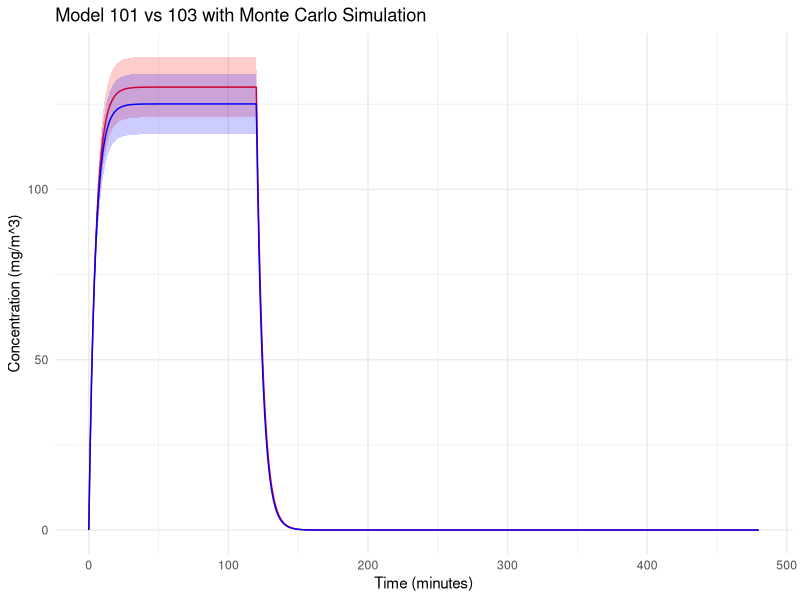

R code for this plot:
# Define Model 100 with the gamma factor
model_100 <- function(G, Q, gamma) {
    C_steady <- gamma * G / Q
    return(C_steady)
}

# Define Model 101
model_101 <- function(G, Q, V, t_g, T) {
    # Create a time vector
    time_vector <- seq(0, T, by = 1)
    
    # Calculate the phase of concentration increase
    C_rise <- sapply(time_vector, function(t) {
        if (t <= t_g) {
            return((G / Q) * (1 - exp((-Q * t) / V )))
        } else {
            return(NA)
        }
    })          
    
    # Concentration at the end of the emission phase as the initial concentration for the decay phase
    C0 <- (G / Q) * (1 - exp(-Q * t_g / V ))
    
    # Calculate the concentration decay phase
    C_decay <- sapply(time_vector, function(t) {
        if (t > t_g) {
            return(C0 * exp(-Q * (t - t_g) / V ))
        } else {
            return(NA)
        }
    })
    
    return(list(time = time_vector, concentration_rise = C_rise, concentration_decay = C_decay))
} 





# Define Model 102
model_102 <- function(G, Q, Q_R, epsilon_RF, gamma) {
    C_bar <- (gamma * G) / (Q + epsilon_RF * Q_R)
    C_RF <- C_bar * (1 - epsilon_RF)
    return(list(C_bar = C_bar, C_RF = C_RF))
}


# Define Model 103
model_103 <- function(G, Q, Q_R, epsilon_RF, V, t_g, T) {
    Q_instead <- Q + epsilon_RF * Q_R
    return(model_101(G, Q_instead, V, t_g, T))
}

#Visualization
library(ggplot2)

# Monte Carlo

# simulation times
n_simulations <- 1000

results_101 <- vector("list", n_simulations)
results_103 <- vector("list", n_simulations)

# Monte Carlo simulation
set.seed(123)  

for (i in 1:n_simulations) {

    G <- rlnorm(1, log(26000 / sqrt(2)), sqrt(log(2)))
    

    Q <- rnorm(1, 205, 6.2)
    Q_L <- rnorm(1, 25, 0.75)
    

    eL_min <- 0.2 - (1.96 * 0.4)
    eL_max <- 0.2 + (1.96 * 0.4)
    eLF_min <- 0.5 - (1.96 * 0.9)
    eLF_max <- 0.5 + (1.96 * 0.9)
    eRF_min <- 0.5 - (1.96 * 0.9)
    eRF_max <- 0.5 + (1.96 * 0.9)
    

    epsilon_L <- runif(1, eL_min, eL_max)
    epsilon_L_F <- runif(1, eLF_min, eLF_max)
    epsilon_RF <- runif(1, eRF_min, eRF_max)
    

    V <- 975  
    t_g <- 120  
    T <- 480  
    Q_R <- 20 + rnorm(1, 0, 0.6)  
    
    results_101[[i]] <- model_101(G, Q, V, t_g, T)
    results_103[[i]] <- model_103(G, Q, Q_R, epsilon_RF, V, t_g, T)
}

# Transfer to data.frame
df_101 <- do.call(rbind, lapply(results_101, function(x) data.frame(Time = x$time, 
                                                                    Concentration = c(x$concentration_rise, x$concentration_decay))))
df_103 <- do.call(rbind, lapply(results_103, function(x) data.frame(Time = x$time, 
                                                                    Concentration = c(x$concentration_rise, x$concentration_decay))))


average_and_ci <- function(df, n) {
    df_summary <- aggregate(Concentration ~ Time, data = df, mean)
    df_summary$SD <- aggregate(Concentration ~ Time, data = df, sd)$Concentration
    df_summary$CI_lower <- df_summary$Concentration - qt(0.975, df=n-1) * df_summary$SD / sqrt(n)
    df_summary$CI_upper <- df_summary$Concentration + qt(0.975, df=n-1) * df_summary$SD / sqrt(n)
    return(df_summary)
}

average_101 <- average_and_ci(df_101, n_simulations)
average_103 <- average_and_ci(df_103, n_simulations)

ggplot() +
    geom_ribbon(data = average_101, aes(x = Time, ymin = CI_lower, ymax = CI_upper), fill = "red", alpha = 0.2) +
    geom_line(data = average_101, aes(x = Time, y = Concentration), color = "red") +
    geom_ribbon(data = average_103, aes(x = Time, ymin = CI_lower, ymax = CI_upper), fill = "blue", alpha = 0.2) +
    geom_line(data = average_103, aes(x = Time, y = Concentration), color = "blue") +
    labs(title = "Model 101 vs 103 with Monte Carlo Simulation",
         x = "Time (minutes)", 
         y = "Concentration (mg/m^3)") +
    theme_minimal()  
